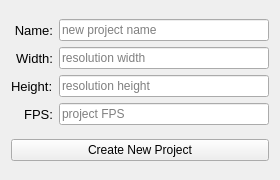
<?xml version="1.0" encoding="UTF-8"?>
<ui version="4.0">
 <class>NewProjectWindow</class>
 <widget class="QWidget" name="NewProjectWindow">
  <property name="geometry">
   <rect>
    <x>0</x>
    <y>0</y>
    <width>280</width>
    <height>180</height>
   </rect>
  </property>
  <property name="sizePolicy">
   <sizepolicy hsizetype="Fixed" vsizetype="Fixed">
    <horstretch>0</horstretch>
    <verstretch>0</verstretch>
   </sizepolicy>
  </property>
  <property name="minimumSize">
   <size>
    <width>280</width>
    <height>180</height>
   </size>
  </property>
  <property name="maximumSize">
   <size>
    <width>280</width>
    <height>180</height>
   </size>
  </property>
  <property name="windowTitle">
   <string>New Project</string>
  </property>
  <layout class="QVBoxLayout" name="verticalLayout">
   <item>
    <layout class="QHBoxLayout" name="HBoxForm">
     <item>
      <layout class="QVBoxLayout" name="VBoxLabels">
       <item>
        <widget class="QLabel" name="NameLbl">
         <property name="font">
          <font>
           <pointsize>10</pointsize>
          </font>
         </property>
         <property name="text">
          <string>Name:</string>
         </property>
         <property name="scaledContents">
          <bool>false</bool>
         </property>
         <property name="alignment">
          <set>Qt::AlignRight|Qt::AlignTrailing|Qt::AlignVCenter</set>
         </property>
        </widget>
       </item>
       <item>
        <widget class="QLabel" name="ResLbl">
         <property name="font">
          <font>
           <pointsize>10</pointsize>
          </font>
         </property>
         <property name="text">
          <string>Width:</string>
         </property>
         <property name="scaledContents">
          <bool>false</bool>
         </property>
         <property name="alignment">
          <set>Qt::AlignRight|Qt::AlignTrailing|Qt::AlignVCenter</set>
         </property>
        </widget>
       </item>
       <item>
        <widget class="QLabel" name="label">
         <property name="font">
          <font>
           <pointsize>10</pointsize>
          </font>
         </property>
         <property name="text">
          <string>Height:</string>
         </property>
        </widget>
       </item>
       <item>
        <widget class="QLabel" name="FPSLbl">
         <property name="font">
          <font>
           <pointsize>10</pointsize>
          </font>
         </property>
         <property name="text">
          <string>FPS:</string>
         </property>
         <property name="scaledContents">
          <bool>false</bool>
         </property>
         <property name="alignment">
          <set>Qt::AlignRight|Qt::AlignTrailing|Qt::AlignVCenter</set>
         </property>
        </widget>
       </item>
      </layout>
     </item>
     <item>
      <layout class="QVBoxLayout" name="HBoxEdit">
       <item>
        <widget class="QLineEdit" name="NameEdit">
         <property name="placeholderText">
          <string>new project name</string>
         </property>
         <property name="cursorMoveStyle">
          <enum>Qt::LogicalMoveStyle</enum>
         </property>
        </widget>
       </item>
       <item>
        <widget class="QLineEdit" name="WidthEdit">
         <property name="placeholderText">
          <string>resolution width</string>
         </property>
         <property name="cursorMoveStyle">
          <enum>Qt::LogicalMoveStyle</enum>
         </property>
        </widget>
       </item>
       <item>
        <widget class="QLineEdit" name="HeightEdit">
         <property name="placeholderText">
          <string>resolution height</string>
         </property>
        </widget>
       </item>
       <item>
        <widget class="QLineEdit" name="FPSEdit">
         <property name="placeholderText">
          <string>project FPS</string>
         </property>
         <property name="cursorMoveStyle">
          <enum>Qt::LogicalMoveStyle</enum>
         </property>
        </widget>
       </item>
      </layout>
     </item>
    </layout>
   </item>
   <item>
    <widget class="QPushButton" name="NewProjectBtn">
     <property name="text">
      <string>Create New Project</string>
     </property>
    </widget>
   </item>
  </layout>
 </widget>
 <resources/>
 <connections/>
</ui>
